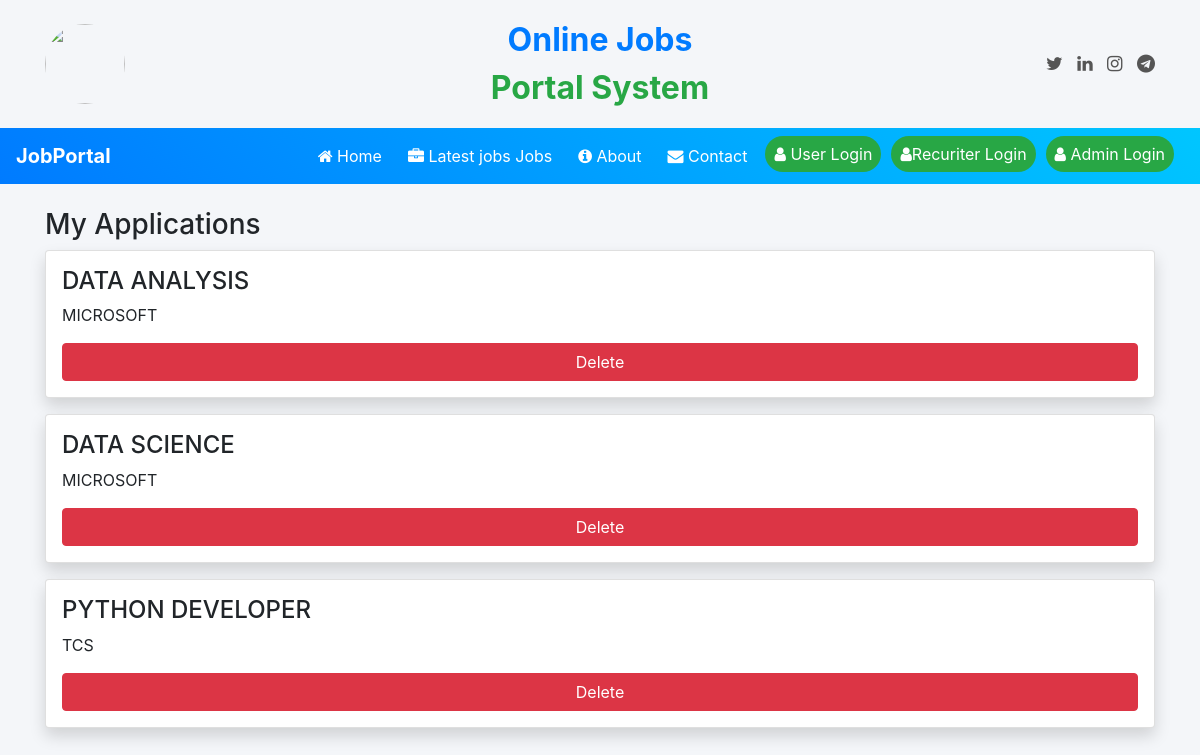
Screenshot of /applications/ (signed in) with the database file from the repository.
### jobs/models.py (models this page shows, shortened)
class Application(models.Model):
    user = models.ForeignKey(User, on_delete=models.CASCADE)
    job = models.ForeignKey(Job, on_delete=models.CASCADE)
    applied_on = models.DateTimeField(auto_now_add=True)
    class Meta:
        unique_together = ('user', 'job')   # prevent duplicate apply

class Job(models.Model):
    recruiter = models.ForeignKey(User, on_delete=models.CASCADE, null=True)
    title = models.CharField(max_length=200)
    company = models.CharField(max_length=200)
    location = models.CharField(max_length=100)
    description = models.TextField()
    created_at = models.DateTimeField(auto_now_add=True)

### jobs/views.py (the view)
# urls.py: path('applications/', my_applications, name='my_applications'),
def my_applications(request):
    apps = Application.objects.filter(user=request.user)
    return render(request, 'applications.html', {'apps': apps})

### jobs/templates/applications.html
{% load static %}
{% block body %}
{% include 'navigation.html' %}
<div class="container mt-4">
    <h3>My Applications</h3>
    {% for app in apps %}
    <div class="card mb-3 p-3 shadow">
        <h4>{{ app.job.title }}</h4>
        <p>{{ app.job.company }}</p>
        <a href="{% url 'delete_application' app.id %}" class="btn btn-danger">Delete</a>
    </div>
    {% endfor %}
</div>
{% endblock %}

### jobs/templates/navigation.html (style rules this page uses)
body { background-color: #f4f6f9; }

### rows the page displays
Application: job "DATA ANALYSIS", job.company "MICROSOFT"
Application: job "DATA SCIENCE", job.company "MICROSOFT"
Application: job "PYTHON DEVELOPER", job.company "TCS"
